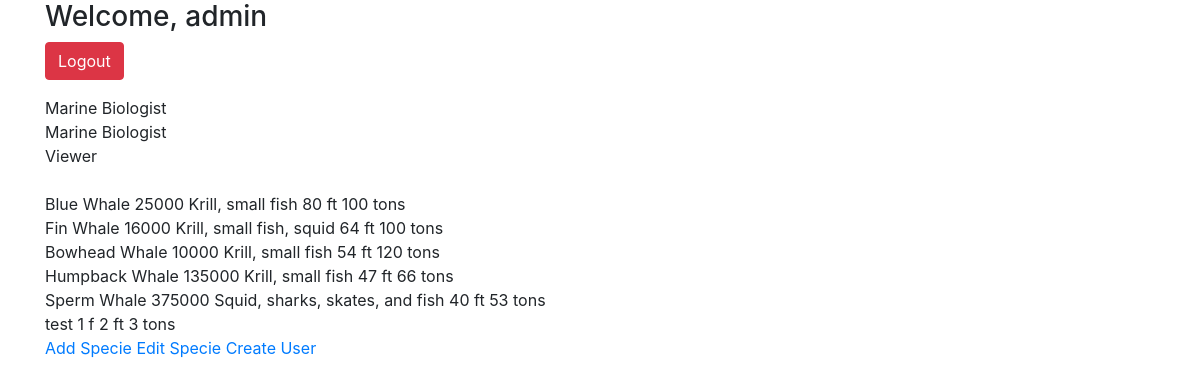
/index/ (signed in), run on the app's committed database.
### WhaleProfiles/models.py (models this page shows, shortened)
class Profile(models.Model):
    user = models.OneToOneField(
        User,
        on_delete=models.CASCADE,
        primary_key=True
    )
    role = models.CharField(max_length=500)

class Specie(models.Model):
    name = models.CharField(max_length=500)
    numWhales = models.IntegerField(default=0)
    diet = models.CharField(max_length=500)
    size = models.IntegerField(default=0)
    weight = models.IntegerField(default=0)

### WhaleProfiles/views.py (the view, shortened to what this page needs)
# urls.py: path('index/', views.Index.as_view(), name='index'),
class Index(View):
    allUsers = User.objects.all()
    allProfiles = Profile.objects.all()
    whales = Specie.objects.all()
    def get(self, request):
        context = {
        'allUsers': self.allUsers,
        'allProfiles': self.allProfiles,
        'whales': self.whales
        }
        template = loader.get_template('WhaleProfiles/index.html')
        return HttpResponse(template.render(context, request))

### WhaleProfiles/templates/WhaleProfiles/index.html (shortened to what this page needs)
<!DOCTYPE html>
<html>
  <head>
    <link rel="stylesheet" href="https://maxcdn.bootstrapcdn.com/bootstrap/4.4.1/css/bootstrap.min.css" />
  </head>
  <body>
    <div class="container">
      {% if user.is_authenticated %}
        <h3>Welcome, {{ user.username }}</h3>
        <form style="padding-bottom:1em;" method="POST">
          <button type="submit" class="btn btn-danger">Logout</button>
        </form>
      {% endif %}
      {% for profile in allProfiles %}
      {{profile.role}}
      <br />
      {% endfor %}
      <br />
      {% for whale in whales %}
      {{whale.name}}
      {{whale.numWhales}}
      {{whale.diet}}
      {{whale.size}} ft
      {{whale.weight}} tons
      <br />
      {% endfor %}
      <a href="/WhaleProfiles/addSpecie">
        Add Specie
      </a>
      <a href="/WhaleProfiles/editSpecie">
        Edit Specie
      </a>
      <a href="/WhaleProfiles/createUser">
        Create User
      </a>
    </div>
  </body>
</html>

### data on the page
Profile: role "Marine Biologist"
Profile: role "Marine Biologist"
Profile: role "Viewer"
Specie: name "Blue Whale", numWhales "25000", diet "Krill, small fish", size "80", weight "100"
Specie: name "Fin Whale", numWhales "16000", diet "Krill, small fish, squid", size "64", weight "100"
Specie: name "Bowhead Whale", numWhales "10000", diet "Krill, small fish", size "54", weight "120"
Specie: name "Humpback Whale", numWhales "135000", diet "Krill, small fish", size "47", weight "66"
Specie: name "Sperm Whale", numWhales "375000", diet "Squid, sharks, skates, and fish", size "40", weight "53"
Specie: name "test", numWhales "1", diet "f", size "2", weight "3"

### other printed values
{{ user.username }} "admin"
